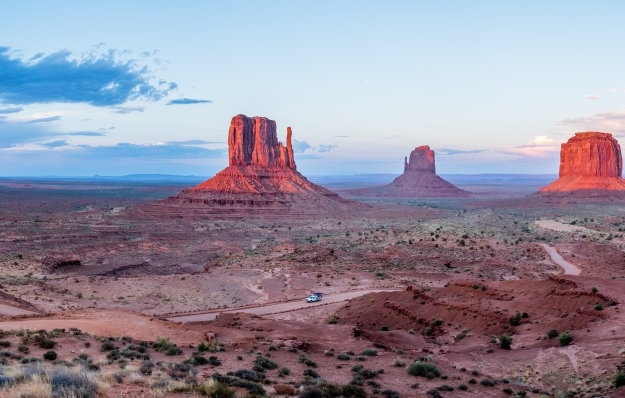
#> input picture original_images/src_left.jpg, 1250 x 796 px (shown at 1/2 size)
$ python stitch_sift_bf.py
#> lines starting #> are read from the running program, lines starting #| are printed output that depends on the picture; after the words box and inside, x2 and y2 are one past the last pixel; in counts of white or black regions, pixels touching at a corner belong together
import cv2
import numpy as np
import os
import sys


def detect_sift_features(image, nfeatures=4000):
    sift = cv2.SIFT_create(nfeatures=nfeatures)
    kp, des = sift.detectAndCompute(image, None)
    if des is None:
        print(f"Warning: No features detected in image")
        return kp, None
    return kp, des


def match_features_bf(des_left, des_right, ratio_threshold=0.75):
    bf = cv2.BFMatcher(cv2.NORM_L2, crossCheck=False)
    knn_matches = bf.knnMatch(des_left, des_right, k=2)
    good_matches = []
    for match_pair in knn_matches:
        if len(match_pair) == 2:
            m, n = match_pair
            if m.distance < ratio_threshold * n.distance:
                good_matches.append(m)
    print(f"Found {len(good_matches)} good matches using BFMatcher (L2) + ratio test (threshold={ratio_threshold})")
    print(f"Total matches before filtering: {len(knn_matches)}")
    return good_matches, knn_matches


def compute_homography(kp_left, kp_right, matches, ransac_threshold=5.0):
    if len(matches) < 4:
        print(f"Error: Need at least 4 matches to compute homography, got {len(matches)}")
        return None, None, 0
    left_pts = np.float32([kp_left[m.queryIdx].pt for m in matches]).reshape(-1, 1, 2)
    right_pts = np.float32([kp_right[m.trainIdx].pt for m in matches]).reshape(-1, 1, 2)
    H, mask = cv2.findHomography(right_pts, left_pts, cv2.RANSAC, ransac_threshold)
    if H is None:
        print("Error: Homography computation failed")
        return None, None, 0
    inlier_count = np.sum(mask)
    print(f"Homography computed with {inlier_count}/{len(matches)} inliers (RANSAC threshold={ransac_threshold})")
    if inlier_count < 10:
        print(f"Warning: Very few inliers ({inlier_count}). Homography may be unreliable.")
    return H, mask, inlier_count


def warp_and_compose(left, right, H, blend=True):
    h_left, w_left = left.shape[:2]
    h_right, w_right = right.shape[:2]
    canvas_w = w_left + w_right
    canvas_h = max(h_left, h_right)
    warped_right = cv2.warpPerspective(right, H, (canvas_w, canvas_h))
    result = warped_right.copy()
    left_mask = np.zeros((canvas_h, canvas_w), dtype=np.uint8)
    left_mask[0:h_left, 0:w_left] = 255
    warped_gray = cv2.cvtColor(warped_right, cv2.COLOR_BGR2GRAY) if len(warped_right.shape) == 3 else warped_right
    warped_mask = (warped_gray > 10).astype(np.uint8) * 255
    overlap = cv2.bitwise_and(left_mask, warped_mask)
    if blend and np.any(overlap):
        result_float = result.astype(np.float32)
        left_padded = np.zeros((canvas_h, canvas_w, 3), dtype=np.float32)
        left_padded[0:h_left, 0:w_left] = left.astype(np.float32)
        overlap_mask_3d = overlap[:, :, np.newaxis] / 255.0
        result_float = result_float * (1 - overlap_mask_3d * 0.5) + left_padded * (overlap_mask_3d * 0.5)
        non_overlap_left = cv2.bitwise_and(left_mask, cv2.bitwise_not(overlap))
        non_overlap_mask_3d = non_overlap_left[:, :, np.newaxis] / 255.0
        result_float = result_float * (1 - non_overlap_mask_3d) + left_padded * non_overlap_mask_3d
        result = result_float.astype(np.uint8)
    else:
        result[0:h_left, 0:w_left] = left
    return result


def auto_crop(image):
    if len(image.shape) == 3:
        gray = cv2.cvtColor(image, cv2.COLOR_BGR2GRAY)
    else:
        gray = image.copy()
    non_black = np.where(gray > 10)
    if len(non_black[0]) == 0:
        print("Warning: Image appears to be all black, returning original")
        return image
    y_min, y_max = non_black[0].min(), non_black[0].max()
    x_min, x_max = non_black[1].min(), non_black[1].max()
    padding = 5
    y_min = max(0, y_min - padding)
    y_max = min(image.shape[0], y_max + padding)
    x_min = max(0, x_min - padding)
    x_max = min(image.shape[1], x_max + padding)
    cropped = image[y_min:y_max, x_min:x_max]
    print(f"Auto-cropped: ({x_min}, {y_min}) to ({x_max}, {y_max})")
    return cropped


def draw_keypoints(image, keypoints):
    vis = cv2.drawKeypoints(image, keypoints, None, color=(0, 255, 0), flags=cv2.DRAW_MATCHES_FLAGS_DRAW_RICH_KEYPOINTS)
    return vis


def draw_matches_simple(left, kp_left, right, kp_right, matches, max_matches=50):
    matches_to_draw = matches[:min(len(matches), max_matches)]
    vis = cv2.drawMatches(left, kp_left, right, kp_right, matches_to_draw, None, flags=cv2.DrawMatchesFlags_NOT_DRAW_SINGLE_POINTS)
    return vis


def draw_matches_knn(left, kp_left, right, kp_right, knn_matches, ratio_threshold=0.75, max_matches=50):
    filtered_knn_matches = []
    for match_pair in knn_matches:
        if len(match_pair) == 2:
            m, n = match_pair
            if m.distance < ratio_threshold * n.distance:
                filtered_knn_matches.append([m])
                if len(filtered_knn_matches) >= max_matches:
                    break
    vis = cv2.drawMatchesKnn(left, kp_left, right, kp_right, filtered_knn_matches, None, flags=cv2.DrawMatchesFlags_NOT_DRAW_SINGLE_POINTS)
    return vis


def save_visualizations(left, right, kp_left, kp_right, matches, warped, result, cropped, output_dir):
    left_kp = draw_keypoints(left, kp_left)
    cv2.imwrite(os.path.join(output_dir, "01_left_keypoints.png"), left_kp)
    print(f"Saved: 01_left_keypoints.png ({len(kp_left)} keypoints)")
    right_kp = draw_keypoints(right, kp_right)
    cv2.imwrite(os.path.join(output_dir, "02_right_keypoints.png"), right_kp)
    print(f"Saved: 02_right_keypoints.png ({len(kp_right)} keypoints)")
    matches_vis = draw_matches_simple(left, kp_left, right, kp_right, matches, max_matches=50)
    cv2.imwrite(os.path.join(output_dir, "03_matches.png"), matches_vis)
    print(f"Saved: 03_matches.png ({len(matches)} good matches)")
    cv2.imwrite(os.path.join(output_dir, "04_warped_right.png"), warped)
    print("Saved: 04_warped_right.png")
    cv2.imwrite(os.path.join(output_dir, "05_stitched_before_crop.png"), result)
    print("Saved: 05_stitched_before_crop.png")
    cv2.imwrite(os.path.join(output_dir, "06_final_panorama.png"), cropped)
    print("Saved: 06_final_panorama.png")


def main():
    output_dir = os.path.abspath(os.path.join(os.path.dirname(__file__), "..", "results/stitch_sift_bf"))
    os.makedirs(output_dir, exist_ok=True)
    print(f"Saving results to: {output_dir}")
    left_path = "../original_images/src_left.jpg"
    right_path = "../original_images/src_right.jpg"
    if not os.path.exists(left_path):
        print(f"Error: {left_path} not found!")
        sys.exit(1)
    if not os.path.exists(right_path):
        print(f"Error: {right_path} not found!")
        sys.exit(1)
    print("Loading images...")
    left = cv2.imread(left_path)
#> left is the input picture: shape (796, 1250, 3); mean B, G, R 157.1, 141.7, 146.9
    right = cv2.imread(right_path)
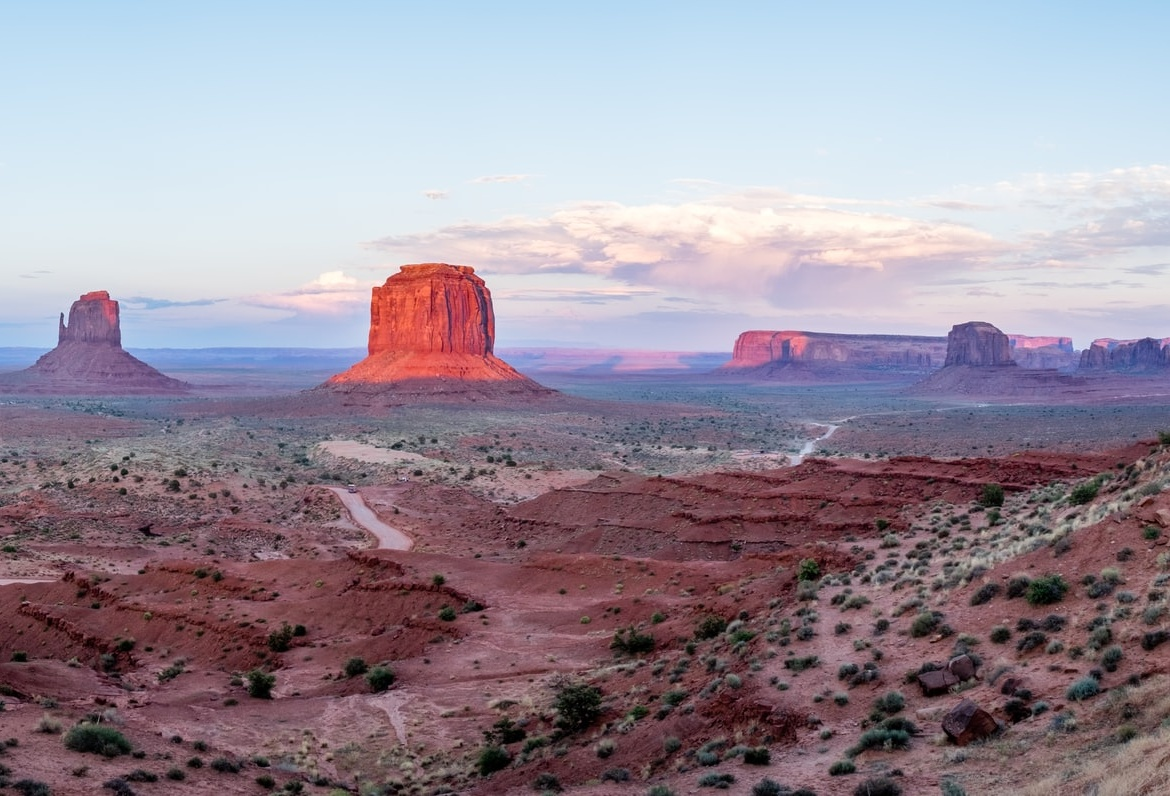
#> input picture original_images/src_right.jpg, 1170 x 796 px
#> right is the input picture: shape (796, 1170, 3); mean B, G, R 155.1, 142.7, 153.4
    if left is None:
        print(f"Error: Could not load {left_path}")
        sys.exit(1)
    if right is None:
        print(f"Error: Could not load {right_path}")
        sys.exit(1)
    print(f"Left image shape: {left.shape}")
#| Left image shape: (796, 1250, 3)
    print(f"Right image shape: {right.shape}")
#| Right image shape: (796, 1170, 3)
    print("\nDetecting SIFT features...")
    kp_left, des_left = detect_sift_features(left, nfeatures=4000)
#> in detect_sift_features, `kp, des = sift.detectAndCompute(image, None)`: kp = 4000 keypoints; strongest (x, y, size): (623, 595, 2.3), (812, 315, 2.7), (866, 479, 3.8), (619, 604, 3.3)
#> kp_left has the same summary as kp in detect_sift_features
    kp_right, des_right = detect_sift_features(right, nfeatures=4000)
#> in detect_sift_features (call 2), `kp, des = sift.detectAndCompute(image, None)`: kp = 4001 keypoints; strongest (x, y, size): (62, 315, 2.7), (116, 479, 3.8), (114, 468, 4.3), (124, 472, 4.4)
#> kp_right has the same summary as kp in detect_sift_features
    if des_left is None or des_right is None:
        print("Error: Failed to detect features in one or both images")
        sys.exit(1)
    print(f"Left: {len(kp_left)} keypoints, descriptors shape: {des_left.shape}")
#| Left: 4000 keypoints, descriptors shape: (4000, 128)
    print(f"Right: {len(kp_right)} keypoints, descriptors shape: {des_right.shape}")
#| Right: 4001 keypoints, descriptors shape: (4001, 128)
    print("\nMatching features using BFMatcher (L2 norm)...")
    ratio_threshold = 0.75
    good_matches, knn_matches = match_features_bf(des_left, des_right, ratio_threshold=ratio_threshold)
#> in match_features_bf, `knn_matches = bf.knnMatch(des_left, des_right, k=2)`: knn_matches = 4000 matches
#> after the loop in match_features_bf, `for match_pair in knn_matches:`: good_matches = 1363 matches
#| Found 1363 good matches using BFMatcher (L2) + ratio test (threshold=0.75)
#| Total matches before filtering: 4000
#> good_matches = 1363 matches; knn_matches = 4000 matches
    if len(good_matches) < 4:
        print(f"Error: Too few matches ({len(good_matches)}). Need at least 4 for homography.")
        sys.exit(1)
    print("\nComputing homography with RANSAC...")
    H, mask, inlier_count = compute_homography(kp_left, kp_right, good_matches, ransac_threshold=5.0)
#> in compute_homography, `left_pts = np.float32([kp_left[m.queryIdx].pt for m in matches]).resha..`: left_pts = 1363 rows, first 8: [1246.5, 729.5], [1246.5, 436.1], [1246.5, 436.1], [1245.1, 726], [1244.5, 345.6], [1242.2, 472.2], [1242, 465.8], [1240.9, 493.6]
#> in compute_homography, `right_pts = np.float32([kp_right[m.trainIdx].pt for m in matches]).res..`: right_pts = 1363 rows, first 8: [496.5, 729.5], [496.7, 436.2], [496.7, 436.2], [495, 726.1], [494.5, 345.6], [492.2, 472.2], [492, 465.8], [490.9, 493.6]
#> in compute_homography, `H, mask = cv2.findHomography(right_pts, left_pts, cv2.RANSAC, ransac_t..`: H = [[1, -0.000182, 750], [-1.11e-05, 1, 0.0473], [1.24e-08, -1.67e-07, 1]]; mask = 1363 values, max 1 at index 0, min 0 at index 475, mean 0.993
#> in compute_homography, `inlier_count = np.sum(mask)`: inlier_count = 1353
#| Homography computed with 1353/1363 inliers (RANSAC threshold=5.0)
#> inlier_count = 1353
    if H is None:
        print("Error: Homography computation failed")
        sys.exit(1)
    print(f"Homography matrix:\n{H}")
#| Homography matrix:
#| [[ 9.99924559e-01 -1.82462348e-04  7.50028336e+02]
#|  [-1.11041982e-05  9.99823872e-01  4.73177021e-02]
#|  [ 1.24035830e-08 -1.66931501e-07  1.00000000e+00]]
    print("\nWarping and compositing images...")
    h_right, w_right = right.shape[:2]
#> h_right = 796; w_right = 1170
    canvas_w = left.shape[1] + w_right
#> canvas_w = 2420
    canvas_h = max(left.shape[0], right.shape[0])
#> canvas_h = 796
    warped = cv2.warpPerspective(right, H, (canvas_w, canvas_h))
    result = warp_and_compose(left, right, H, blend=True)
#> in warp_and_compose, `warped_mask = (warped_gray > 10).astype(np.uint8) * 255`:
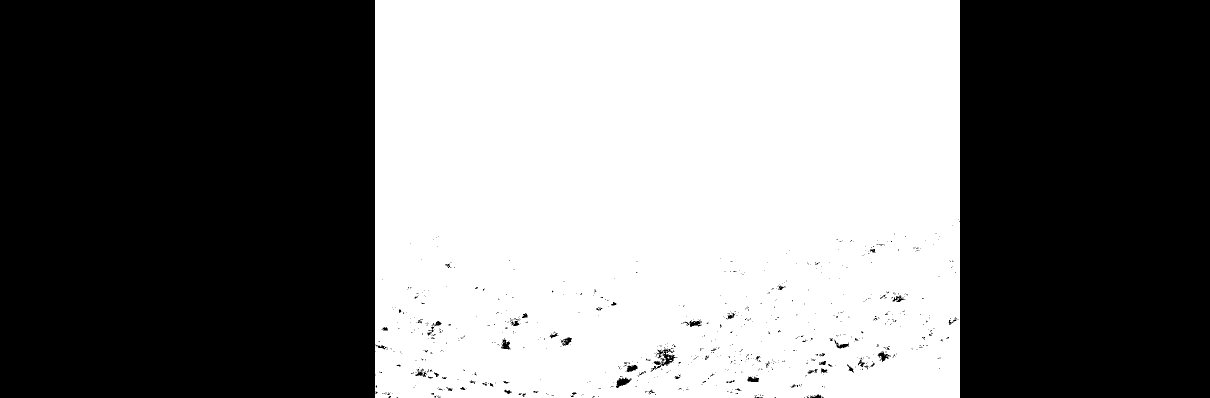
#> warped_mask: shape (796, 2420) (shown at 1/2 size); 48% white; 26 white regions (25 under 20 px), largest, box (x1, y1, x2, y2) and area: (750, 0, 1920, 796) 924122
#> in warp_and_compose, `overlap = cv2.bitwise_and(left_mask, warped_mask)`: overlap: shape (796, 2420); 20.5% white; 9 white regions (8 under 20 px), largest, box (x1, y1, x2, y2) and area: (750, 0, 1250, 796) 395309
#> in warp_and_compose, `overlap = cv2.bitwise_and(left_mask, warped_mask)`: left_mask: shape (796, 2420); 51.7% white; 1 black region, box (x1, y1, x2, y2) and area: (1250, 0, 2420, 796) 931320
#> in warp_and_compose, `non_overlap_left = cv2.bitwise_and(left_mask, cv2.bitwise_not(overlap))`:
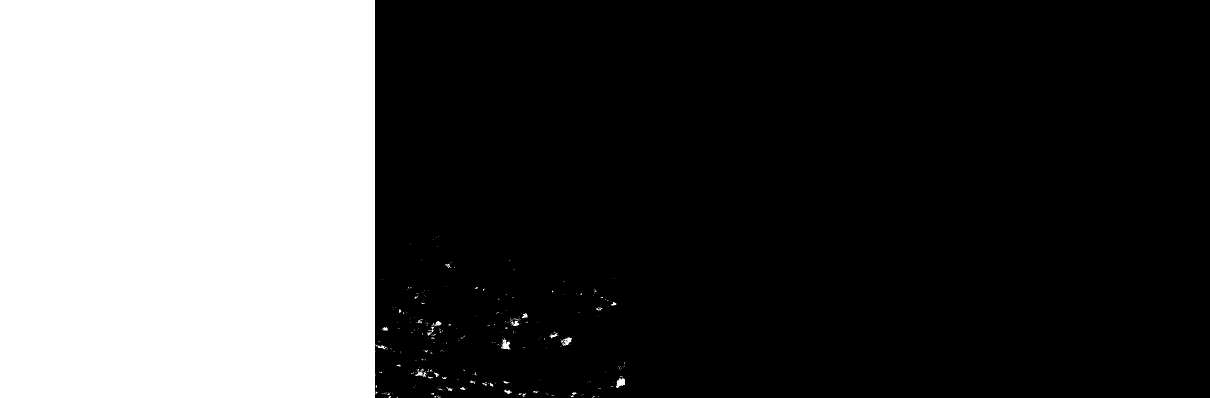
#> non_overlap_left: shape (796, 2420) (shown at 1/2 size); 31.1% white; 257 white regions (226 under 20 px), largest, box (x1, y1, x2, y2) and area: (0, 0, 751, 796) 597002, (1232, 756, 1250, 776) 234, (1002, 676, 1022, 699) 228
    print("\nAuto-cropping black borders...")
    cropped = auto_crop(result)
#> in auto_crop, `gray = cv2.cvtColor(image, cv2.COLOR_BGR2GRAY)`:
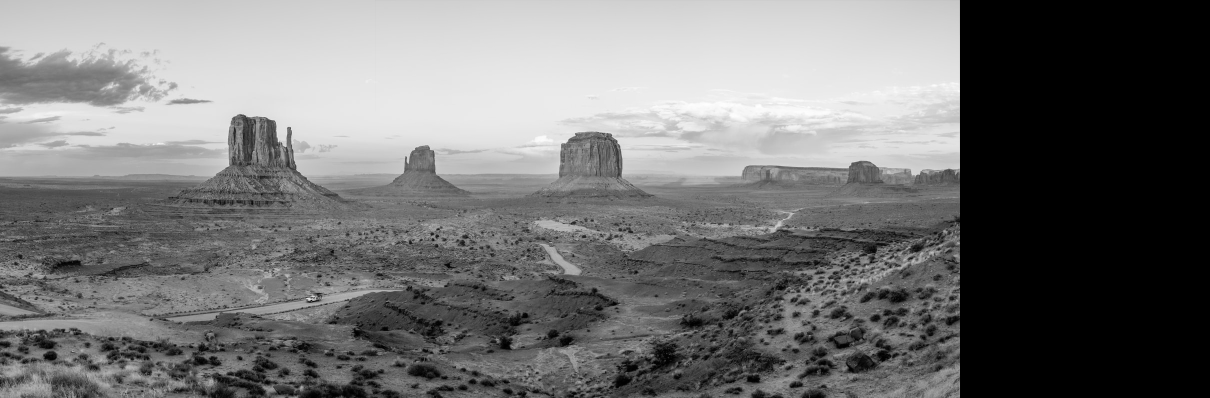
#> gray: shape (796, 2420) (shown at 1/2 size); min 0, max 254, mean 115.6
#> in auto_crop, `non_black = np.where(gray > 10)`: non_black = 1518036 positions, rows 0 to 795, columns 0 to 1919
#> in auto_crop, `y_min, y_max = non_black[0].min(), non_black[0].max()`: y_min = 0; y_max = 795
#> in auto_crop, `x_min, x_max = non_black[1].min(), non_black[1].max()`: x_min = 0; x_max = 1919
#> in auto_crop, `y_max = min(image.shape[0], y_max + padding)`: y_max = 796
#> in auto_crop, `x_max = min(image.shape[1], x_max + padding)`: x_max = 1924
#> in auto_crop, `cropped = image[y_min:y_max, x_min:x_max]`:
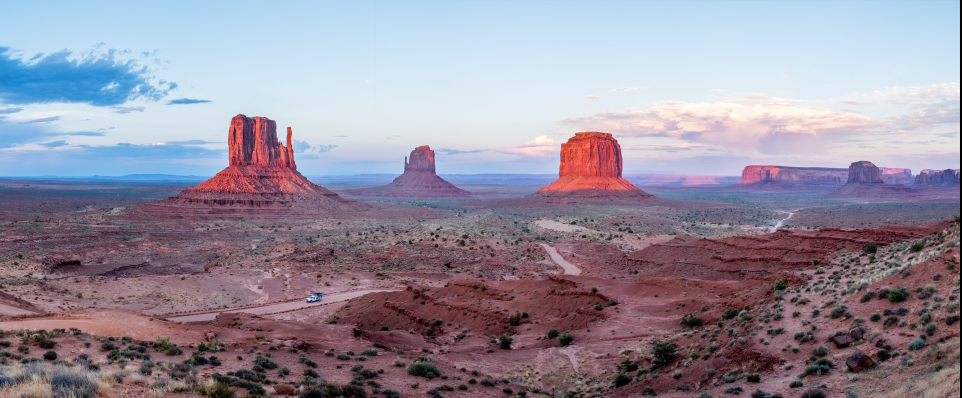
#> cropped: shape (796, 1924, 3) (shown at 1/2 size); mean B, G, R 156.1, 141.7, 148.4
#| Auto-cropped: (0, 0) to (1924, 796)
    output_path = os.path.join(output_dir, "panorama_result_sift.jpg")
    cv2.imwrite(output_path, cropped)
    print(f"\nPanorama saved to {output_path}")
    print("\nSaving visualizations as separate PNG files...")
    save_visualizations(left, right, kp_left, kp_right, good_matches, warped, result, cropped, output_dir)
#| Saved: 01_left_keypoints.png (4000 keypoints)
#> in draw_keypoints (call 2), `vis = cv2.drawKeypoints(image, keypoints, None, color=(0, 255, 0), fla..`:
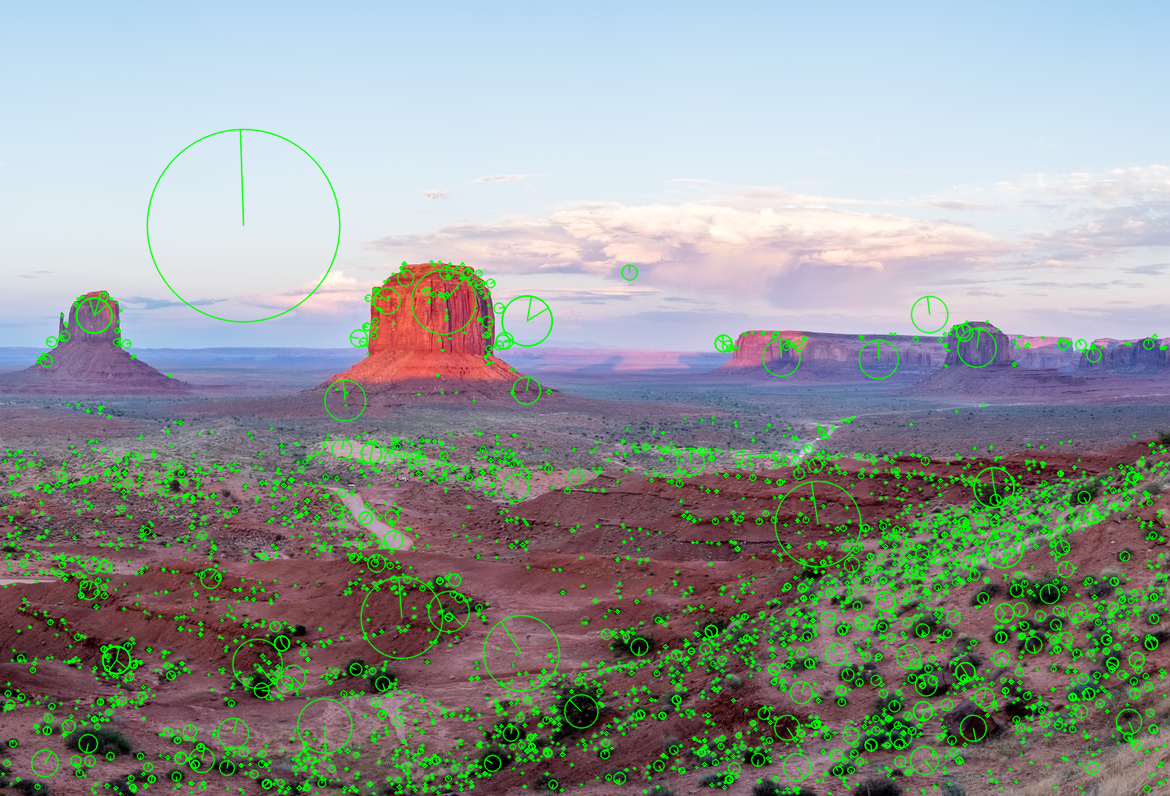
#> vis: shape (796, 1170, 3); mean B, G, R 150, 152.7, 147.3
#| Saved: 02_right_keypoints.png (4001 keypoints)
#> in draw_matches_simple, `matches_to_draw = matches[:min(len(matches), max_matches)]`: matches_to_draw = 50 matches
#> in draw_matches_simple, `vis = cv2.drawMatches(left, kp_left, right, kp_right, matches_to_draw,..`:
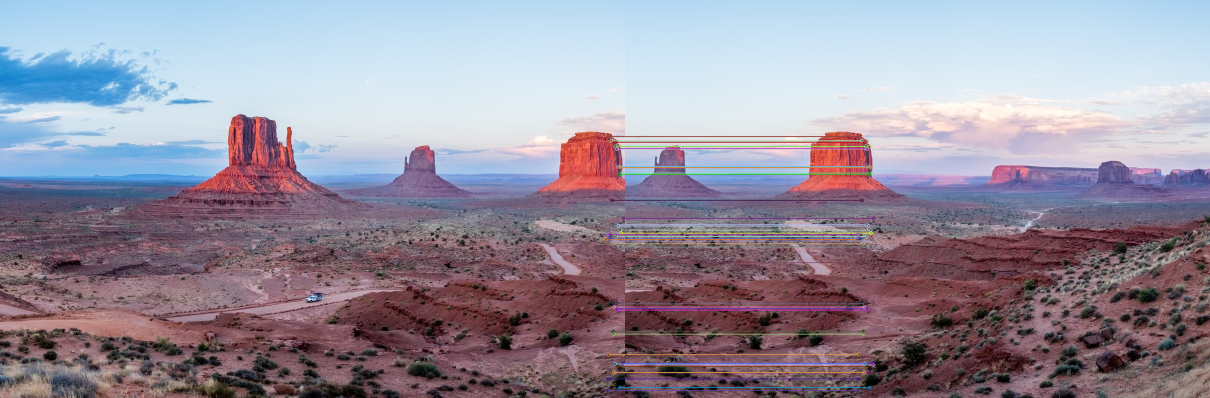
#> vis: shape (796, 2420, 3) (shown at 1/2 size); mean B, G, R 156.5, 142.5, 150.2
#| Saved: 03_matches.png (1363 good matches)
    print("\nPanorama stitching completed successfully!")
    print("\nSummary:")
    print(f"  - Feature detector: SIFT (vs ORB in other versions)")
    print(f"  - Matcher: BFMatcher with L2 norm")
    print(f"  - Keypoints detected: Left={len(kp_left)}, Right={len(kp_right)}")
#|   - Keypoints detected: Left=4000, Right=4001
    print(f"  - Matches found: {len(good_matches)}")
#|   - Matches found: 1363
    print(f"  - Inliers: {inlier_count}")
#|   - Inliers: 1353


if __name__ == "__main__":
    main()
